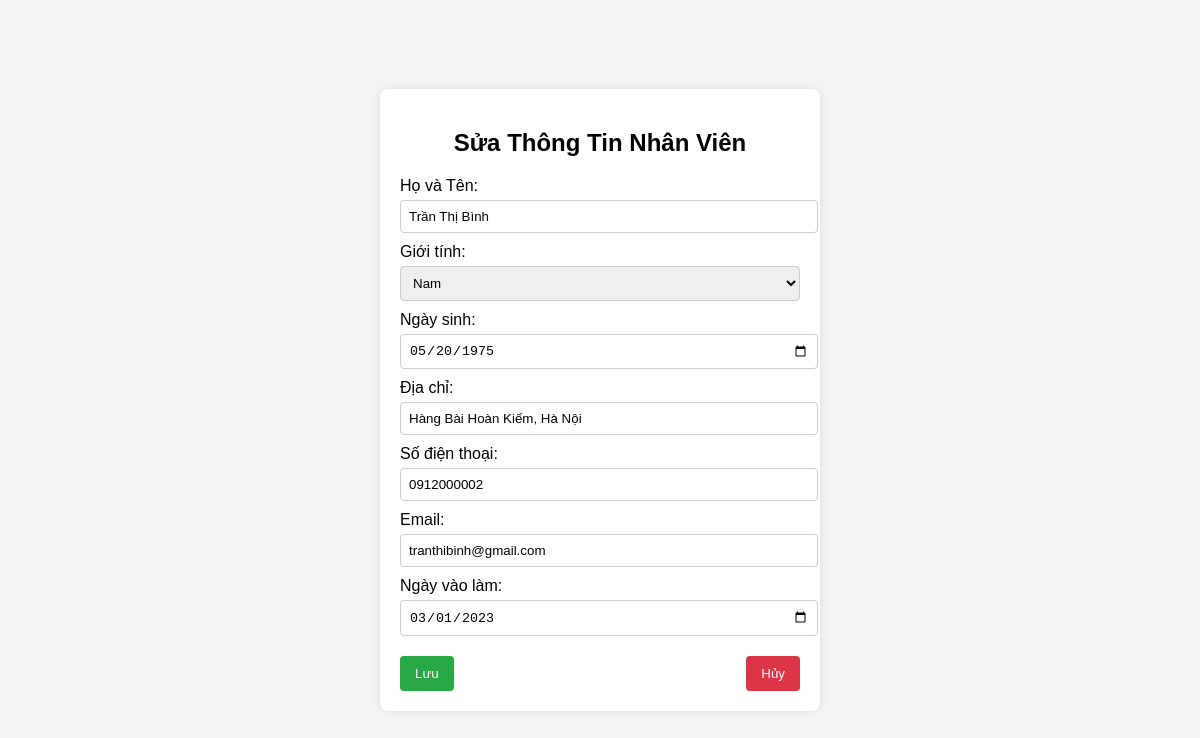
Screenshot of /edit_employee.php?emp_id=2 with the database file from the repository.
### tables this page shows
create table employee(
emp_id int not null auto_increment,
emp_name varchar(30) not null,
gender varchar(3),
check (gender = 'nam' or gender = 'nữ'),
dob datetime,
emp_address varchar(100),
emp_phone varchar(12),
email varchar(30),
join_date date,
primary key (emp_id)
);

### edit_employee.php (the view, shortened to what this page needs)
<?php
include 'connect.php';
$emp_id = $_GET['emp_id'];
$query = "SELECT * FROM employee WHERE emp_id = ?";
$stmt = $conn->prepare($query);
$stmt->bind_param("i", $emp_id);
$stmt->execute();
$result = $stmt->get_result();
$employee = $result->fetch_assoc();
?>
<!DOCTYPE html>
<html lang="vi">
<head>
</head>
<body>
    <div class="container">
        <h2>Sửa Thông Tin Nhân Viên</h2>
        <form method="post">
            <label>Họ và Tên:</label>
            <input type="text" name="emp_name" value="<?php echo htmlspecialchars($employee['emp_name']); ?>" required>
            <label>Giới tính:</label>
            <select name="gender">
                <option value="nam" <?php if ($employee['gender'] == 'nam') echo "selected"; ?>>Nam</option>
            </select>
            <label>Ngày sinh:</label>
            <input type="date" name="dob" value="<?php echo date('Y-m-d', strtotime($employee['dob'])); ?>" required>
            <label>Địa chỉ:</label>
            <input type="text" name="emp_address" value="<?php echo htmlspecialchars($employee['emp_address']); ?>" required>
            <label>Số điện thoại:</label>
            <input type="text" name="emp_phone" value="<?php echo htmlspecialchars($employee['emp_phone']); ?>" required>
            <label>Email:</label>
            <input type="email" name="email" value="<?php echo htmlspecialchars($employee['email']); ?>" required>
            <label>Ngày vào làm:</label>
            <input type="date" name="join_date" value="<?php echo $employee['join_date']; ?>" required>
            <div class="button-group">
                <button type="submit" name="save">Lưu</button>
                <button type="submit" name="cancel" class="cancel-btn">Hủy</button>
            </div>
        </form>
    </div>
</body>
</html>

### edit_employee.php (style rules this page uses)
body { font-family: Arial, sans-serif; background-color: #f4f4f4; display: flex; justify-content: center; align-items: center; height: 100vh; margin: 0; }
.container { background: white; padding: 20px; border-radius: 8px; box-shadow: 0 0 10px rgba(0, 0, 0, 0.1); width: 400px; }
h2 { text-align: center; }
label { display: block; margin-top: 10px; }
input, select { width: 100%; padding: 8px; margin-top: 5px; border: 1px solid #ccc; border-radius: 4px; }
.button-group { display: flex; justify-content: space-between; margin-top: 20px; }
button { padding: 10px 15px; border: none; border-radius: 4px; cursor: pointer; }
button[name="save"] { background-color: #28a745; color: white; }
button.cancel-btn { background-color: #dc3545; color: white; }

### rows the page displays
employee: emp_name "Trần Thị Bình", dob "05/20/1975", emp_address "Hàng Bài Hoàn Kiếm, Hà Nội", emp_phone "0912000002", email "tranthibinh@gmail.com", join_date "03/01/2023"
